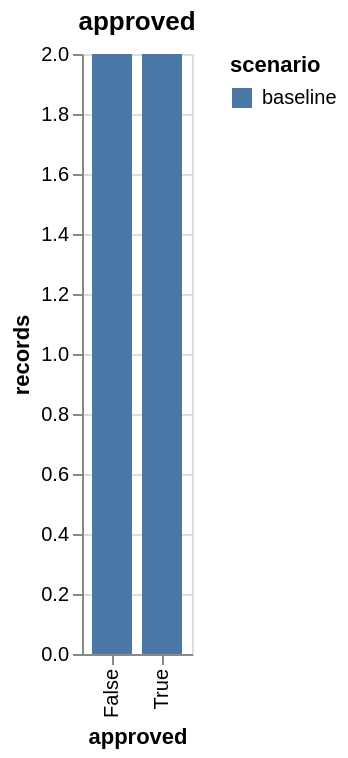

Write notebook code for a chart like this one.
### Code cell
show(result.plots["bars"])

### Figure 1 — Vega-Lite specification as saved in the notebook (floating-point values rounded to 4 significant figures)
{"$schema": "https://vega.github.io/schema/vega-lite/v5.json", "title": "approved", "data": {"values": [{"scenario": "baseline", "value": "True", "records": 2}, {"scenario": "baseline", "value": "False", "records": 2}]}, "mark": "bar", "encoding": {"x": {"field": "value", "type": "nominal", "title": "approved"}, "xOffset": {"field": "scenario"}, "y": {"field": "records", "type": "quantitative"}, "color": {"field": "scenario", "type": "nominal"}, "tooltip": [{"field": "scenario"}, {"field": "value"}, {"field": "records"}]}}
